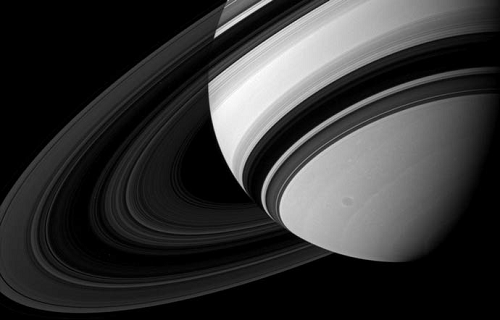
#> input picture images/saturn.png, 500 x 320 px
$ python 5_adding_noise.py
#> lines starting #> are read from the running program, lines starting #| are printed output that depends on the picture
# imports
import numpy as np
import cv2
import matplotlib.pyplot as plt

# load and display original image
img = cv2.imread('images/saturn.png', 0)
#> img is the input picture: shape (320, 500); min 0, max 254, mean 51.9
cv2.imshow('Original Saturn Image', img)
cv2.waitKey(0)
cv2.destroyAllWindows()

############################################################# ADD GAUSSIAN NOISE
# first create an empty np array full of zeros the same size as the image
im = np.zeros(img.shape[:2], np.uint8) # do not use original image it overwrites it
mean = 0 # the gaussian mean

# effects of sigma (standard deviation (bell curve spread)) on noise
for i, sigma in enumerate(range(5, 51, 5)):
    gaussian = cv2.randn(im, mean, sigma) # create the random distribution
    saturn_gauss = cv2.add(img, gaussian) # add the noise to the original image
    plt.subplot(2, 5, i + 1), plt.imshow(saturn_gauss, cmap='gray')
    plt.title('Sigma = {}'.format(sigma)), plt.xticks([]), plt.yticks([])
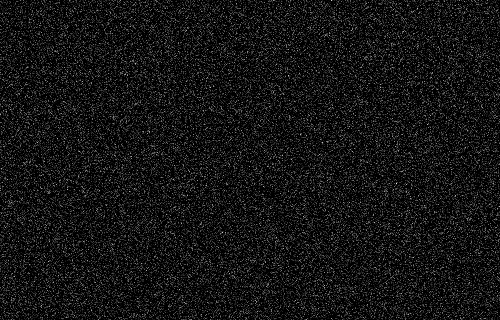
#> im: shape (320, 500); min 0, max 236, mean 19.9
plt.show()
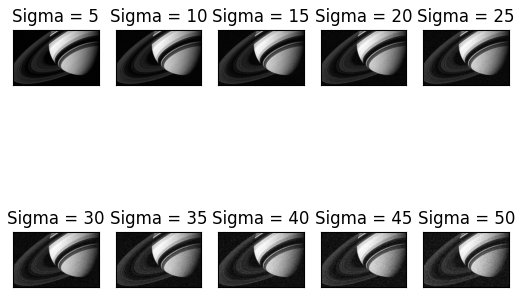
#> figure drawn by matplotlib, 10 panels

# You can add noise to individual channels of color images by declaring the
# Gaussian mean and sigma as tuples of 3 values (B, G, R) for the blue, green
# and red channels.  You also need to make sure you use the full image.shape, do
# not slice it using [:2]


######################################################## ADD SALT & PEPPER NOISE
moon = cv2.imread('images/moon.png', 0)
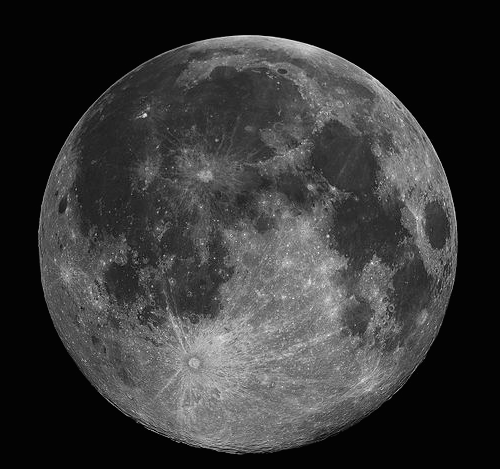
#> input picture images/moon.png, 500 x 469 px
#> moon is the input picture: shape (469, 500); min 3, max 255, mean 55.1
cv2.imshow('Original Moon Image', moon)
cv2.waitKey(0)
cv2.destroyAllWindows()

# salt and peppering manually
rows, cols = moon.shape
#> rows = 469; cols = 500
salt_vs_pepper_ratio = 0.5
amount = 0.007
moon_salted_and_peppered = moon.copy()
num_salt = np.ceil(amount * moon.size * salt_vs_pepper_ratio)
#> num_salt = 821
coords = [np.random.randint(0, i - 1, int(num_salt)) for i in moon.shape]
#> (the run stopped early here; a loop or call above may not have finished)
